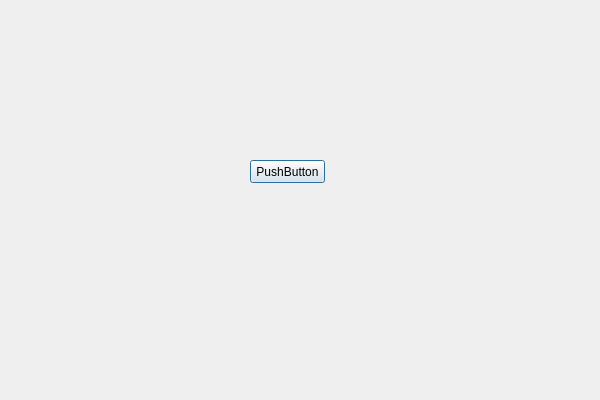
<?xml version="1.0" encoding="UTF-8"?>
<ui version="4.0">
 <class>IrregularWindowDemoClass</class>
 <widget class="QDialog" name="IrregularWindowDemoClass">
  <property name="geometry">
   <rect>
    <x>0</x>
    <y>0</y>
    <width>600</width>
    <height>400</height>
   </rect>
  </property>
  <property name="windowTitle">
   <string>IrregularWindowDemo</string>
  </property>
  <widget class="QPushButton" name="pushButton">
   <property name="geometry">
    <rect>
     <x>250</x>
     <y>160</y>
     <width>75</width>
     <height>23</height>
    </rect>
   </property>
   <property name="text">
    <string>PushButton</string>
   </property>
  </widget>
 </widget>
 <layoutdefault spacing="6" margin="11"/>
 <resources>
  <include location="IrregularWindowDemo.qrc"/>
 </resources>
 <connections/>
</ui>
